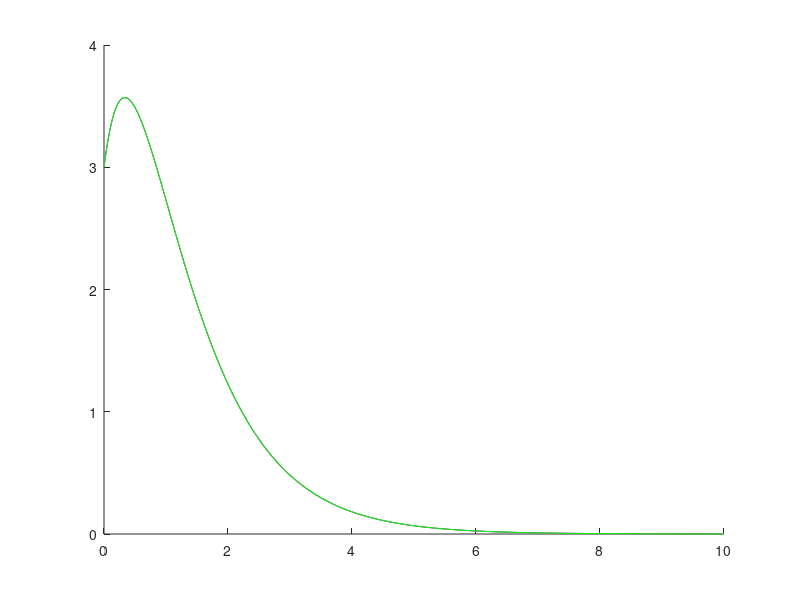

Reproduce this figure in MATLAB.
%%%%Analytical Solution
%%%%Need a function up top because I have a function down below
function SS_TF_EOMS()
%%%I want to close our figures so it pops up everytime
close all

%%%%LET's create the transfer function
%%%zpk stands for zero poles and gains
%%%The transfer function is X = 1/(s*(s+2)*(s+1))
%%%So the zeros are blank or []
%%%The poles are 0,-1, and -2
%%%The gain or the constant in the numerator is 1
%X = zpk([],[0,-1,-2],[1])

%%%Once we have the transfer function we simulate with impulse()
%impulse(X)

%%%We need to hold the phone so can plot multiple things on the same figure
hold on

%%%If we solve this solution by hand using partial fractions and what not.
%%%we can get analytical solution. Notice that the roots are in the
%%%solution to the analytical solution. s = 0, s = -2, s= - 1
%tout = 0:0.1:10;
%xanalytical = 0.5*exp(0*tout) + 0.5*exp(-2*tout) - exp(-tout);
%plot(tout,xanalytical,'r-')

%%%Create some initial conditions
x0 = [3;4];

%%%We can then simulate the EOMS using ode45
[t45,xvec45] = ode45(@Derivatives,[0 10],x0);
%%%Because the system is second order we need to
%%%pull out just x rather than xdot
x45 = xvec45(:,1); %%%This pulls out the first column
plot(t45,x45,'g-')

%%%%Let's simulate using State Space
[tSS,xvecSS] = ode45(@DerivativesSS,[0 10],x0);
%%%%Because the sys is 2nd order we need to pull out
%%%x
xSS = xvecSS(:,1); 
plot(tSS,xSS,'m-')

A = [0 1;-2 -3];

xvecExp = 0*xvecSS;
for idx = 1:length(tSS)
    xvecExp(idx,:) = expm(A*tSS(idx))*x0;
end

xExp = xvecExp(:,1);

plot(tSS,xExp,'g-')

%%%%This is our derivatives routine for our EOMs.
%%%Remember xvec = [x;xdot] and dxvecdt = [xdot;xdbldot]
%%%xdbldot comes from the EOMs
function dxvecdt = Derivatives(t,xvec)
x = xvec(1);
xdot = xvec(2);
xdbldot = -3*xdot - 2*x;
dxvecdt = [xdot;xdbldot];

%%%%Now let's code the SS derivatives routine
function dxvecdt = DerivativesSS(t,xvec)
A = [0 1;-2 -3];
B = [0;1];
u = 0;

dxvecdt = A*xvec + B*u;
